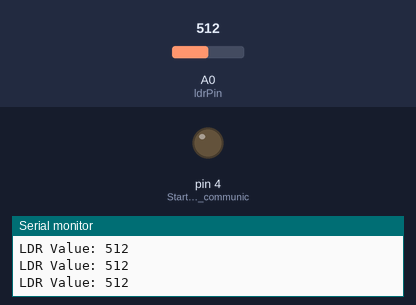
The sketch below on a simulated Arduino Uno, built with avr-gcc and run on an emulated ATmega328P. On the bench: output pins drawn as LEDs (lit = HIGH), the last lines printed to the serial monitor. The test bench sets the inputs (shaded band); at power-on: A0 (ldrPin) = 512.

Above: at 1.3 s.
1.4 s: A0 (ldrPin) set to 7
2.9 s: A0 (ldrPin) set to 4
At 4.1 s:
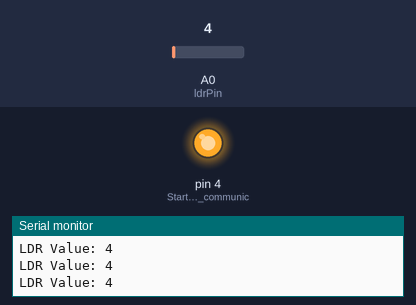
4.5 s: A0 (ldrPin) set to 122
At 5.3 s:
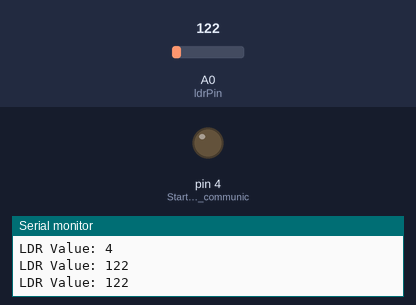
6.0 s: A0 (ldrPin) set to 0
At 6.5 s:
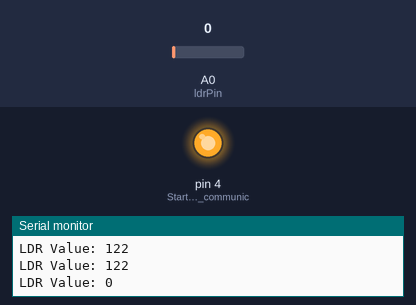
Timing chart, 0 to 8.5 s (numbered marks = the images above; inputs shaded):
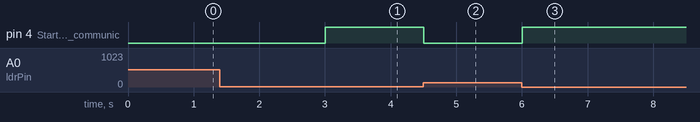

Measured:
- the behaviour switches between 6 and 5 on A0 (ldrPin) (found by bisection; images 0 and 1)
- after the input at 2.9 s, pin 4 (Start_the_serial_communic): LOW → HIGH after 0.10 s
- after the input at 4.5 s, pin 4 (Start_the_serial_communic): HIGH → LOW at once
- after the input at 6.0 s, pin 4 (Start_the_serial_communic): LOW → HIGH at once

The sketch:

ldr.ino
```cpp
int ldrPin = A0;        // Analog pin connected to the LDR
int ldrValue = 0;       // Variable to store the LDR value

void setup() {
  Serial.begin(9600);
  pinMode(A0,INPUT);
  pinMode(4,OUTPUT);  // Start the serial communication
}

void loop() {
  ldrValue = analogRead(ldrPin);  // Read the value from the LDR
  Serial.print("LDR Value: ");    // Print label for clarity
  Serial.println(ldrValue);       // Print the value to the Serial Monitor
  if(ldrValue<=5){
    digitalWrite(4,HIGH);
  }
  else{
    digitalWrite(4,LOW);
  }
  delay(500);  // Wait half a second before the next reading
}
```
